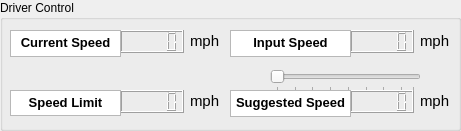
     <widget class="QGroupBox" name="drive_ctrl_box">
      <property name="geometry">
       <rect>
        <x>20</x>
        <y>90</y>
        <width>461</width>
        <height>131</height>
       </rect>
      </property>
      <property name="title">
       <string>Driver Control</string>
      </property>
      <widget class="QLCDNumber" name="current_speed_display">
       <property name="geometry">
        <rect>
         <x>120</x>
         <y>30</y>
         <width>64</width>
         <height>23</height>
        </rect>
       </property>
      </widget>
      <widget class="QLCDNumber" name="input_speed_display">
       <property name="geometry">
        <rect>
         <x>350</x>
         <y>30</y>
         <width>64</width>
         <height>23</height>
        </rect>
       </property>
      </widget>
      <widget class="QLCDNumber" name="speed">
       <property name="geometry">
        <rect>
         <x>120</x>
         <y>90</y>
         <width>64</width>
         <height>23</height>
        </rect>
       </property>
      </widget>
      <widget class="QLCDNumber" name="suggested_speed_display">
       <property name="geometry">
        <rect>
         <x>350</x>
         <y>90</y>
         <width>64</width>
         <height>23</height>
        </rect>
       </property>
      </widget>
      <widget class="QSlider" name="input_speed_slider">
       <property name="geometry">
        <rect>
         <x>270</x>
         <y>70</y>
         <width>151</width>
         <height>22</height>
        </rect>
       </property>
       <property name="minimum">
        <number>1</number>
       </property>
       <property name="maximum">
        <number>24</number>
       </property>
       <property name="pageStep">
        <number>8</number>
       </property>
       <property name="sliderPosition">
        <number>1</number>
       </property>
       <property name="orientation">
        <enum>Qt::Horizontal</enum>
       </property>
       <property name="invertedAppearance">
        <bool>false</bool>
       </property>
       <property name="tickPosition">
        <enum>QSlider::TicksBelow</enum>
       </property>
       <property name="tickInterval">
        <number>3</number>
       </property>
      </widget>
      <widget class="QTextBrowser" name="current_speed_txt">
       <property name="geometry">
        <rect>
         <x>10</x>
         <y>30</y>
         <width>111</width>
         <height>27</height>
        </rect>
       </property>
       <property name="html">
        <string>&lt;!DOCTYPE HTML PUBLIC &quot;-//W3C//DTD HTML 4.0//EN&quot; &quot;http://www.w3.org/TR/REC-html40/strict.dtd&quot;&gt;
&lt;html&gt;&lt;head&gt;&lt;meta name=&quot;qrichtext&quot; content=&quot;1&quot; /&gt;&lt;meta charset=&quot;utf-8&quot; /&gt;&lt;style type=&quot;text/css&quot;&gt;
p, li { white-space: pre-wrap; }
hr { height: 1px; border-width: 0; }
li.unchecked::marker { content: &quot;\2610&quot;; }
li.checked::marker { content: &quot;\2612&quot;; }
&lt;/style&gt;&lt;/head&gt;&lt;body style=&quot; font-family:'Segoe UI'; font-size:9pt; font-weight:400; font-style:normal;&quot;&gt;
&lt;p align=&quot;center&quot; style=&quot; margin-top:0px; margin-bottom:0px; margin-left:0px; margin-right:0px; -qt-block-indent:0; text-indent:0px;&quot;&gt;&lt;span style=&quot; font-family:'MS Shell Dlg 2'; font-size:10pt; font-weight:700;&quot;&gt;Current Speed&lt;/span&gt;&lt;/p&gt;&lt;/body&gt;&lt;/html&gt;</string>
       </property>
      </widget>
      <widget class="QTextBrowser" name="speed_limit_txt">
       <property name="geometry">
        <rect>
         <x>10</x>
         <y>90</y>
         <width>111</width>
         <height>26</height>
        </rect>
       </property>
       <property name="html">
        <string>&lt;!DOCTYPE HTML PUBLIC &quot;-//W3C//DTD HTML 4.0//EN&quot; &quot;http://www.w3.org/TR/REC-html40/strict.dtd&quot;&gt;
&lt;html&gt;&lt;head&gt;&lt;meta name=&quot;qrichtext&quot; content=&quot;1&quot; /&gt;&lt;meta charset=&quot;utf-8&quot; /&gt;&lt;style type=&quot;text/css&quot;&gt;
p, li { white-space: pre-wrap; }
hr { height: 1px; border-width: 0; }
li.unchecked::marker { content: &quot;\2610&quot;; }
li.checked::marker { content: &quot;\2612&quot;; }
&lt;/style&gt;&lt;/head&gt;&lt;body style=&quot; font-family:'Segoe UI'; font-size:9pt; font-weight:400; font-style:normal;&quot;&gt;
&lt;p align=&quot;center&quot; style=&quot; margin-top:0px; margin-bottom:0px; margin-left:0px; margin-right:0px; -qt-block-indent:0; text-indent:0px;&quot;&gt;&lt;span style=&quot; font-family:'MS Shell Dlg 2'; font-size:10pt; font-weight:700;&quot;&gt;Speed Limit&lt;/span&gt;&lt;/p&gt;&lt;/body&gt;&lt;/html&gt;</string>
       </property>
      </widget>
      <widget class="QTextBrowser" name="input_speed_txt">
       <property name="geometry">
        <rect>
         <x>230</x>
         <y>30</y>
         <width>121</width>
         <height>27</height>
        </rect>
       </property>
       <property name="html">
        <string>&lt;!DOCTYPE HTML PUBLIC &quot;-//W3C//DTD HTML 4.0//EN&quot; &quot;http://www.w3.org/TR/REC-html40/strict.dtd&quot;&gt;
&lt;html&gt;&lt;head&gt;&lt;meta name=&quot;qrichtext&quot; content=&quot;1&quot; /&gt;&lt;meta charset=&quot;utf-8&quot; /&gt;&lt;style type=&quot;text/css&quot;&gt;
p, li { white-space: pre-wrap; }
hr { height: 1px; border-width: 0; }
li.unchecked::marker { content: &quot;\2610&quot;; }
li.checked::marker { content: &quot;\2612&quot;; }
&lt;/style&gt;&lt;/head&gt;&lt;body style=&quot; font-family:'Segoe UI'; font-size:9pt; font-weight:400; font-style:normal;&quot;&gt;
&lt;p align=&quot;center&quot; style=&quot; margin-top:0px; margin-bottom:0px; margin-left:0px; margin-right:0px; -qt-block-indent:0; text-indent:0px;&quot;&gt;&lt;span style=&quot; font-family:'MS Shell Dlg 2'; font-size:10pt; font-weight:700;&quot;&gt;Input Speed&lt;/span&gt;&lt;/p&gt;&lt;/body&gt;&lt;/html&gt;</string>
       </property>
      </widget>
      <widget class="QTextBrowser" name="suggested_speed_txt">
       <property name="geometry">
        <rect>
         <x>230</x>
         <y>90</y>
         <width>121</width>
         <height>27</height>
        </rect>
       </property>
       <property name="html">
        <string>&lt;!DOCTYPE HTML PUBLIC &quot;-//W3C//DTD HTML 4.0//EN&quot; &quot;http://www.w3.org/TR/REC-html40/strict.dtd&quot;&gt;
&lt;html&gt;&lt;head&gt;&lt;meta name=&quot;qrichtext&quot; content=&quot;1&quot; /&gt;&lt;meta charset=&quot;utf-8&quot; /&gt;&lt;style type=&quot;text/css&quot;&gt;
p, li { white-space: pre-wrap; }
hr { height: 1px; border-width: 0; }
li.unchecked::marker { content: &quot;\2610&quot;; }
li.checked::marker { content: &quot;\2612&quot;; }
&lt;/style&gt;&lt;/head&gt;&lt;body style=&quot; font-family:'Segoe UI'; font-size:9pt; font-weight:400; font-style:normal;&quot;&gt;
&lt;p align=&quot;center&quot; style=&quot; margin-top:0px; margin-bottom:0px; margin-left:0px; margin-right:0px; -qt-block-indent:0; text-indent:0px;&quot;&gt;&lt;span style=&quot; font-family:'MS Shell Dlg 2'; font-size:10pt; font-weight:700;&quot;&gt;Suggested Speed&lt;/span&gt;&lt;/p&gt;&lt;/body&gt;&lt;/html&gt;</string>
       </property>
      </widget>
      <widget class="QLabel" name="mph_txt_3">
       <property name="geometry">
        <rect>
         <x>190</x>
         <y>90</y>
         <width>31</width>
         <height>21</height>
        </rect>
       </property>
       <property name="font">
        <font>
         <pointsize>11</pointsize>
        </font>
       </property>
       <property name="text">
        <string>mph</string>
       </property>
      </widget>
      <widget class="QLabel" name="mph_txt_1">
       <property name="geometry">
        <rect>
         <x>190</x>
         <y>30</y>
         <width>31</width>
         <height>21</height>
        </rect>
       </property>
       <property name="font">
        <font>
         <pointsize>11</pointsize>
        </font>
       </property>
       <property name="text">
        <string>mph</string>
       </property>
      </widget>
      <widget class="QLabel" name="mph_txt_4">
       <property name="geometry">
        <rect>
         <x>420</x>
         <y>90</y>
         <width>31</width>
         <height>21</height>
        </rect>
       </property>
       <property name="font">
        <font>
         <pointsize>11</pointsize>
        </font>
       </property>
       <property name="text">
        <string>mph</string>
       </property>
      </widget>
      <widget class="QLabel" name="mph_txt_2">
       <property name="geometry">
        <rect>
         <x>420</x>
         <y>30</y>
         <width>31</width>
         <height>21</height>
        </rect>
       </property>
       <property name="font">
        <font>
         <pointsize>11</pointsize>
        </font>
       </property>
       <property name="text">
        <string>mph</string>
       </property>
      </widget>
     </widget>
